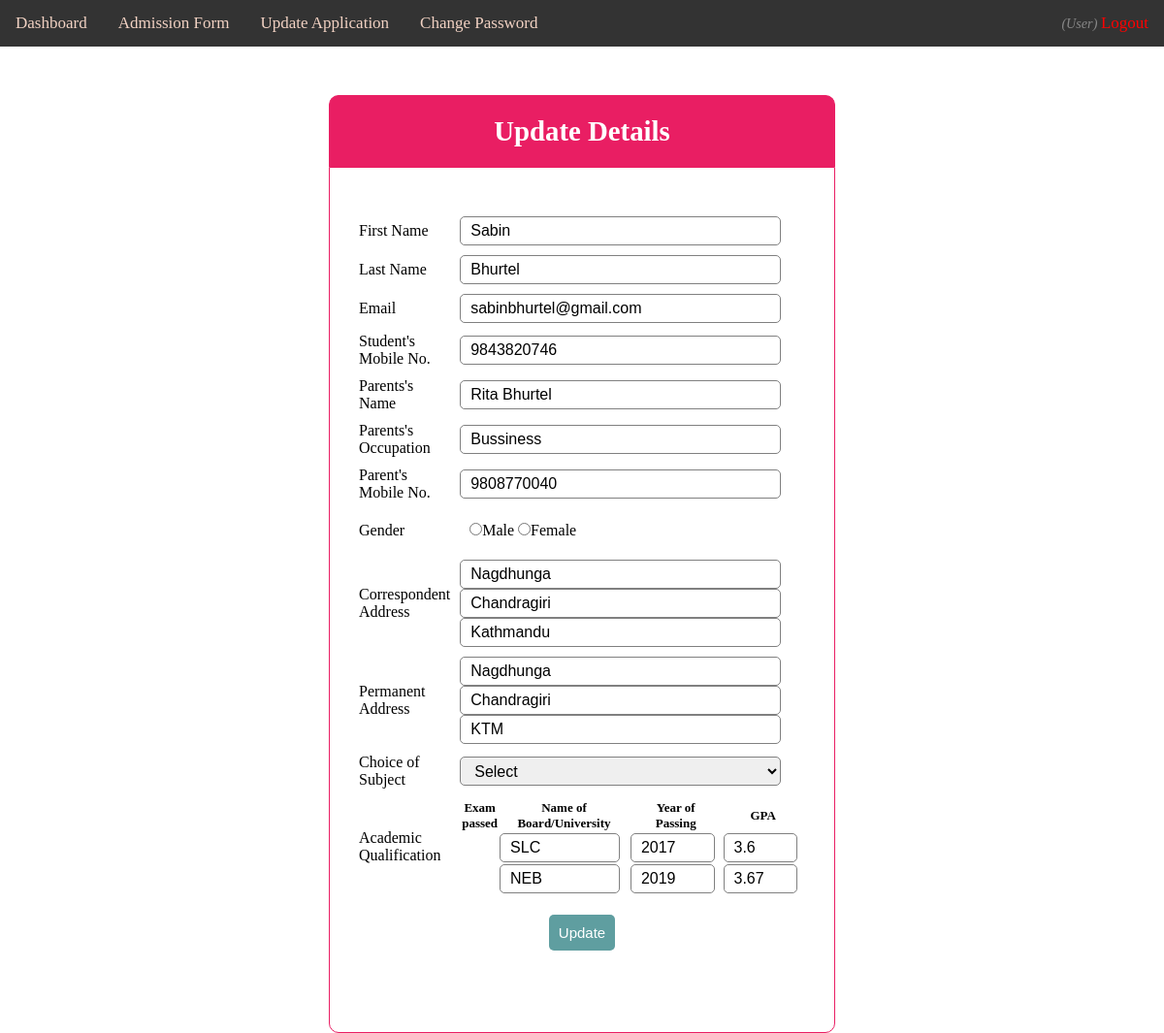
The app's page /update.php (signed in) with its own data.
### tables this page shows
CREATE TABLE `users` (
  `id` int(100) NOT NULL,
  `fname` varchar(100) NOT NULL,
  `lname` varchar(100) NOT NULL,
  `email` varchar(100) NOT NULL,
  `password` varchar(100) NOT NULL,
  `user_type` varchar(50) NOT NULL
);

CREATE TABLE `application` (
  `a_id` int(10) NOT NULL,
  `id` int(11) NOT NULL,
  `umobile` varchar(15) NOT NULL,
  `pname` varchar(100) NOT NULL,
  `pocc` varchar(100) NOT NULL,
  `pmobile` varchar(15) NOT NULL,
  `gender` varchar(10) NOT NULL,
  `ctole` varchar(100) NOT NULL,
  `cmun` varchar(100) NOT NULL,
  `ccity` varchar(100) NOT NULL,
  `ptole` varchar(100) NOT NULL,
  `pmun` varchar(100) NOT NULL,
  `pcity` varchar(100) NOT NULL,
  `subject` varchar(20) NOT NULL,
  `tboard` varchar(20) NOT NULL,
  `tyear` int(10) NOT NULL,
  `tgpa` float NOT NULL,
  `bboard` varchar(20) NOT NULL,
  `byear` int(10) NOT NULL,
  `bgpa` float NOT NULL
);

### update.php (the view, shortened to what this page needs)
<?php
include('functions.php');
		$id = $_SESSION['user']['id'];
		$record1 = mysqli_query($db, "SELECT * FROM users WHERE id=$id");
		$record2 = mysqli_query($db, "SELECT * FROM application WHERE id=$id");
		if (mysqli_num_rows($record1) == 1 ) {
			$n = mysqli_fetch_array($record1);
			$fname = $n['fname'];
			$lname = $n['lname'];
			$email = $n['email'];
		}
		if (mysqli_num_rows($record2) == 1 ) {
			$n = mysqli_fetch_array($record2);
			$snum = $n['umobile'];
			$pname = $n['pname'];
			$pocc =$n['pocc'];
			$pmob = $n['pmobile'];
			$ctol = $n['ctole'];
			$cmun = $n['cmun'];
			$ccity = $n['ccity'];
			$ptole = $n['ptole'];
			$pmun = $n['pmun'];
			$pcity = $n['pcity'];
			$tb = $n['tboard'];
			$ty = $n['tyear'];
			$tg = $n['tgpa'];
			$bb = $n['bboard'];
			$by = $n['byear'];
			$bg = $n['bgpa'];
		}
?>
<html>
<head>
	<link rel="stylesheet" type="text/css" href="style1.css">
</head>
<body>
	<?php include('header.php'); ?>
	<div class="header">
        <h2>Update Details</h2>
    </div>
        <form id="adform" action="update2.php" method="post">
      <table class="frmtbl" cellpadding="2" cellspacing="10">
                 <tr>
                    <td><font style="font-family: Verdana;"> First Name</font></td>
                    <td class="input-group" colspan="3"> <input type="text" id="fname" name="fname" value="<?php echo $fname; ?>"> </td>
                 </tr>
                 <tr>
                    <td><font style="font-family: Verdana;"> Last Name</font></td>
                    <td class="input-group" colspan="3"> <input type="text" id="lname" name="lname" value="<?php echo $lname; ?>"> </td>
                   </tr>
                 <tr>
                    <td><font style="font-family: Verdana;"> Email</font></td>
                    <td class="input-group" colspan="3"> <input type="text" id="ufname" name="email" value="<?php echo $email; ?>"> </td>
                 </tr>
                  <tr>
                    <td class="input-group"> <font style="font-family: Verdana;">Student's Mobile No.</font>  </td>
                    <td colspan="3" class="input-group">
                    <input type="text" id="uphn2" name="smob" value="<?php echo $snum; ?>" ></td>
                  </tr>
                  <tr>
                    <td><font style="font-family: Verdana;"> Parents's Name</font></td>
                    <td class="input-group" colspan="3"> <input type="text" id="name" name="pname" value="<?php echo $pname; ?>"> </td>
                   </tr>
                  <tr>
                    <td> <font style="font-family: Verdana;">Parents's Occupation</font></td>
                    <td class="input-group"> <input type="text" id="pocc" name="pocc" value="<?php echo $pocc; ?>" > </td>
                  </tr>
                  <tr>
                    <td><font style="font-family: Verdana;">Parent's Mobile No.</font></td>
                    <td class="input-group"> <input type="text" id="ufphn" name="pmbl" value="<?php echo $pmob; ?>" > </td>
                  </tr><tr>
                    <td> <font style="font-family: Verdana;">Gender </font>
                    <td id="user_type1"><input type="radio" id="gen" name="gen" value="Male"><font style="font-family: Verdana;">Male</font>
                     <input type="radio" id="gen" name="gen" value="Female"><font style="font-family: Verdana;">Female </font></td>
                </tr><tr>
                    <td><font style="font-family: Verdana;"> Correspondent Address</font>
                    <td class="input-group" colspan="3"><input type="text" id="ctl1" name="ctl" class="ad" value="<?php echo $ctol; ?>"><br>
                          <input type="text" id="cast" name="cmp" class="ad" value="<?php echo $cmun; ?>"><br>
                          <input type="text" id="camob" name="cct" class="ad" value="<?php echo $ccity; ?>"><br>
                </td><tr>
                    <td> <font style="font-family: Verdana;">Permanent Address</font>
                    <td class="input-group" colspan="3"><input type="text" id="ptl1" name="ptl" value="<?php echo $ptole; ?>"><br>
                          <input type="text" id="past" name="pmun" class="ad" value="<?php echo $pmun; ?>"><br>
                          <input type="text" id="pamob" name="pct" class="ad" value="<?php echo $pcity; ?>"><br>
                    </td>
                </tr>  <tr>
                    <td><font style="font-family: Verdana;">Choice of Subject</font></td>
                    <td class="input-group"><select  name="sub" >
                         <option>Select</option>
                         </select>
                     </td>
               </tr><tr>
                   <td><font style="font-family: Verdana;">Academic Qualification</font></td>
                   <td colspan="3">
                       <table class="table table-hover">
                           <thead>
                               <tr>
                                    <th ><font style="font-family: Verdana;font-size: small">Exam</font> <br><font style="font-family: Verdana; font-size: small">passed</font></th>
                                    <th><font style="font-family: Verdana;font-size: small">Name of</font> <br><font style="font-family: Verdana;font-size: small">Board/University</font></th>
                                    <th><font style="font-family: Verdana;font-size: small">Year of</font> <br><font style="font-family: Verdana;font-size: small"> Passing</font></th>
                                    <th><font style="font-family: Verdana;font-size: small">GPA</font></th>
                              </tr>
                           </thead>
                            <tbody>
                           <tr>
                               <td ><?php  ?></td>
                               <td class="input-group"><input type="text" id="nob1" name="b1" value="<?php echo $tb; ?>"></td>
                               <td class="input-group"><input type="text" id="yop1" name="y1" class="actab" value="<?php echo $ty; ?>"></td>
                               <td class="input-group"><input type="text" id="tm1" name="g1" class="actab" value="<?php echo $tg; ?>"></td>
                           </tr>
                           <tr>
                               <td><?php ; ?> </td>
                               <td class="input-group"><input type="text" id="nob2" name="b2" value="<?php echo $bb; ?>"></td>
                               <td class="input-group"><input type="text" id="yop2" name="y2" class="actab" value="<?php echo $by; ?>"></td>
                               <td class="input-group"><input type="text" id="tm2" name="g2" class="actab" value="<?php echo $bg; ?>"></td>
                           </tr>
                            </tbody>
                       </table>
                           <tr>
                                <td colspan="4">
                                   <center >        <div class="input-group">
            <button type="submit" class="btn" name="update">Update</button>
        </div></center>
                                </td>
                           </tr>
                       </table>
            <br>
            <br>
                  </form>
</body>
</html>

### style1.css (style rules this page uses)
* { margin: 0px; padding: 0px; }
body { font-size: 120%; background: #ffffff; }
.header { width: 40%; margin: 50px auto 0px; color: white; background: #e91e63; text-align: center; border: 1px solid #e91e63; border-bottom: none; border-radius: 10px 10px 0px 0px; padding: 20px; }
form, .content { width: 40%; margin: 0px auto; padding: 20px; border: 1px solid #e91e63; background: white; border-radius: 0px 0px 10px 10px; }
.input-group { margin: 10px 0px 10px 0px; }
.input-group input { height: 30px; width: 93%; padding: 5px 10px; font-size: 16px; border-radius: 5px; border: 1px solid gray; }
.input-group select { height: 30px; width: 93%; padding: 5px 10px; font-size: 16px; border-radius: 5px; border: 1px solid gray; }
#user_type1 { height: 40px; width: 98%; padding: 5px 10px; background: white; font-size: 16px; }
.btn { padding: 10px; font-size: 15px; color: white; background: #5F9EA0; border: none; border-radius: 5px; }

### records on screen
users: fname "Sabin", lname "Bhurtel", email "sabinbhurtel@gmail.com"
application: smob "9843820746", pname "Rita Bhurtel", pocc "Bussiness", pmbl "9808770040", ctl "Nagdhunga", cmp "Chandragiri", cct "Kathmandu", ptl "Nagdhunga", pmun "Chandragiri", pct "KTM", b1 "SLC", y1 "2017", g1 "3.6", b2 "NEB", y2 "2019", g2 "3.67"

### other values on screen
$_SESSION['user']['user_type'] "User"
